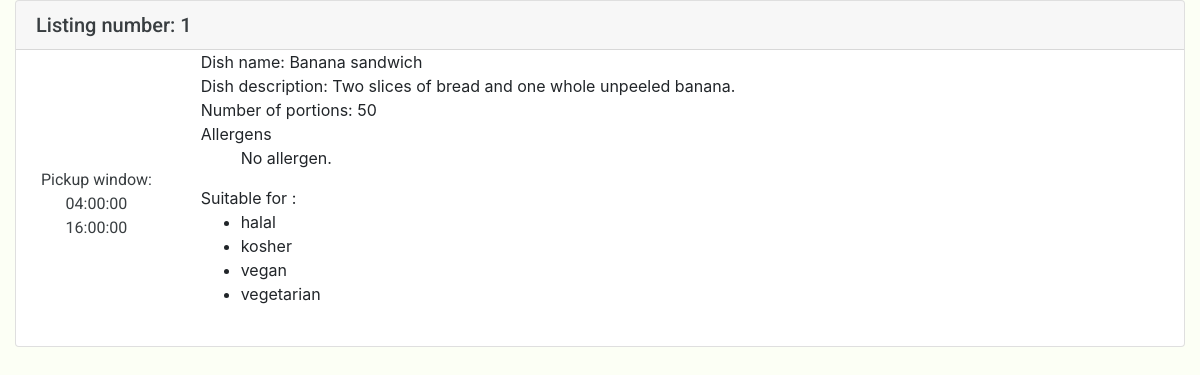
The page /createdlisting.php on the database its author committed.
### tables this page shows
CREATE TABLE `listings` (
  `id` int(11) NOT NULL,
  `title` varchar(30) NOT NULL,
  `description` text NOT NULL,
  `portions` int(11) NOT NULL,
  `time_from` time NOT NULL,
  `time_until` time NOT NULL,
  `day_posted` date NOT NULL,
  `restaurant_id` int(11) NOT NULL,
  `image` varchar(100) NOT NULL,
  `saved` tinyint(1) NOT NULL
);

### Listings.php (the view, shortened to what this page needs)
<?php
class Listing
{
    public $id, $title, $description, $portions, $time_from, $time_until, $allergen, $diet, $restaurant_name, $restaurant_id, $image ;
    function setListingFromId($id) {
        include 'connection.php';
        $query = "SELECT id, title, description, portions, time_from, time_until, image FROM listings WHERE id = ". $id;
        if ($result = $conn->query($query)) {
            ($result = $result->fetch_assoc());
            $this->title = $result['title'];
            $this->description = $result['description'];
            $this->portions = $result['portions'];
            $this->time_from = $result['time_from'];
            $this->time_until = $result['time_until'];
            $this->id = $id;
            $dietstmt = $conn->prepare("SELECT diets.diet FROM diets JOIN diet_listings ON diets.id=diet_listings.diet_id JOIN listings ON listings.id=diet_listings.listing_id WHERE listings.id=".$id);
            $dietstmt->execute();
            $dietresult = $dietstmt->get_result();
            if (mysqli_num_rows($dietresult) > 0) {
                $dietlist = array();
                while($row = $dietresult->fetch_row()) {
                    array_push($dietlist,$row[0]);
                }
                $this->diet = $dietlist;
            }
        }
    }
    function displayCreated() {?>
        <div class="card">
            <h5 class="card-header">Listing number: <?php echo $this->id; ?></h5>
            <div class="row">
                <div class="col-2">
                    <div class="middle">
                        <p>Pickup window:<br><?php echo $this->time_from; ?><br><?php echo $this->time_until; ?></p>
                    </div>
                </div>
                <class="col-10">
                Dish name: <?php echo $this->title; ?><br>
                Dish description: <?php echo $this->description; ?><br>
                Number of portions: <?php echo $this->portions; ?><br>
                Allergens <ul> <?php
                    if(isset($this->allergen)) {
                        foreach ($this->allergen as $this_allergen) {
                            echo "<li>".$this_allergen. "</li>";
                        }
                    }
                    else {
                        echo "No allergen. ";
                    }
                    echo "</ul>";
                    if(isset($this->diet)) {
                        echo "Suitable for : <ul>";
                        foreach ($this->diet as $this_diet) {
                            echo "<li>".$this_diet."</li>";
                        }
                        echo "</ul>";
                    }
                    else {
                        echo "No diets";
                    }
                    ?>
            </div>
        </div>
        <?php
    }
}

### createdlisting.php (shortened to what this page needs)
<!DOCTYPE html>
<html lang="en">
<head>
    <link href="https://stackpath.bootstrapcdn.com/bootstrap/4.2.1/css/bootstrap.min.css" rel="stylesheet">
    <link rel="stylesheet" href="styles.css">
</head>
<body class="container-fluid">
<?php
include 'connection.php';
$title = $_POST["title"];
$description = $_POST["description"];
include 'Listings.php';
$new_id = mysqli_insert_id($conn);
$createdlisting = new Listing();
$createdlisting->setListingFromId($new_id);
$createdlisting->displayCreated();
?>
</body>
</html>

### styles.css (style rules this page uses)
h1, h2, h3, h4, h5, h6, p, .card-header, .card-body, label, input, button { font-family: Roboto, sans-serif; color: #393e41; }
body { background-color: #fcfff5; }
.middle { position: absolute; top: 40%; left: 20%; text-align: center; }

### rows shown on the page
listings: id "1", time_from "04:00:00", time_until "16:00:00", title "Banana sandwich", description "Two slices of bread and one whole unpeeled banana.", portions "50"

### other values the page prints
$this_diet "halal"
$this_diet "kosher"
$this_diet "vegan"
$this_diet "vegetarian"
